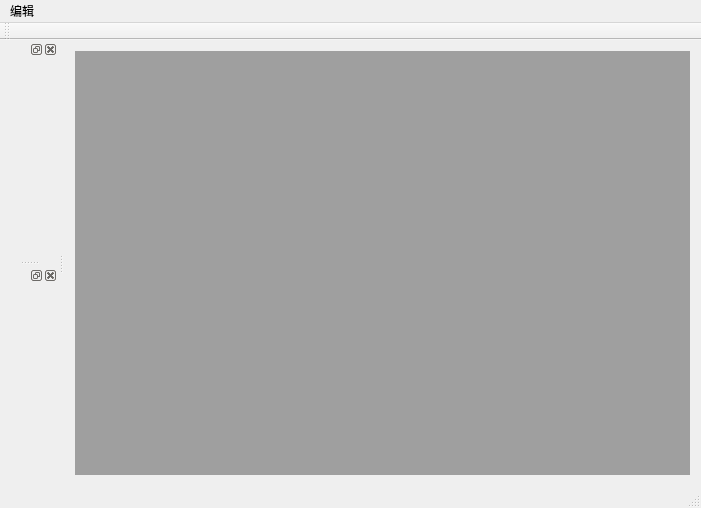
<?xml version="1.0" encoding="UTF-8"?>
<ui version="4.0">
 <class>MainWindow</class>
 <widget class="QMainWindow" name="MainWindow">
  <property name="geometry">
   <rect>
    <x>0</x>
    <y>0</y>
    <width>701</width>
    <height>508</height>
   </rect>
  </property>
  <property name="windowTitle">
   <string>MainWindow</string>
  </property>
  <widget class="QWidget" name="centralWidget">
   <layout class="QGridLayout" name="gridLayout_2">
    <item row="0" column="0">
     <widget class="QMdiArea" name="mdiArea"/>
    </item>
   </layout>
  </widget>
  <widget class="QMenuBar" name="menuBar">
   <property name="geometry">
    <rect>
     <x>0</x>
     <y>0</y>
     <width>701</width>
     <height>21</height>
    </rect>
   </property>
   <widget class="QMenu" name="menu">
    <property name="title">
     <string>编辑</string>
    </property>
    <addaction name="actionNew_File_2"/>
   </widget>
   <addaction name="menu"/>
  </widget>
  <widget class="QToolBar" name="mainToolBar">
   <attribute name="toolBarArea">
    <enum>TopToolBarArea</enum>
   </attribute>
   <attribute name="toolBarBreak">
    <bool>false</bool>
   </attribute>
  </widget>
  <widget class="QStatusBar" name="statusBar"/>
  <widget class="QDockWidget" name="dockWidget_2">
   <attribute name="dockWidgetArea">
    <number>1</number>
   </attribute>
   <widget class="QWidget" name="dockWidgetContents_2"/>
  </widget>
  <widget class="QDockWidget" name="dockWidget_3">
   <attribute name="dockWidgetArea">
    <number>1</number>
   </attribute>
   <widget class="QWidget" name="dockWidgetContents_3"/>
  </widget>
  <action name="actionNew_File_2">
   <property name="text">
    <string>New File</string>
   </property>
  </action>
 </widget>
 <layoutdefault spacing="6" margin="11"/>
 <resources/>
 <connections/>
</ui>
